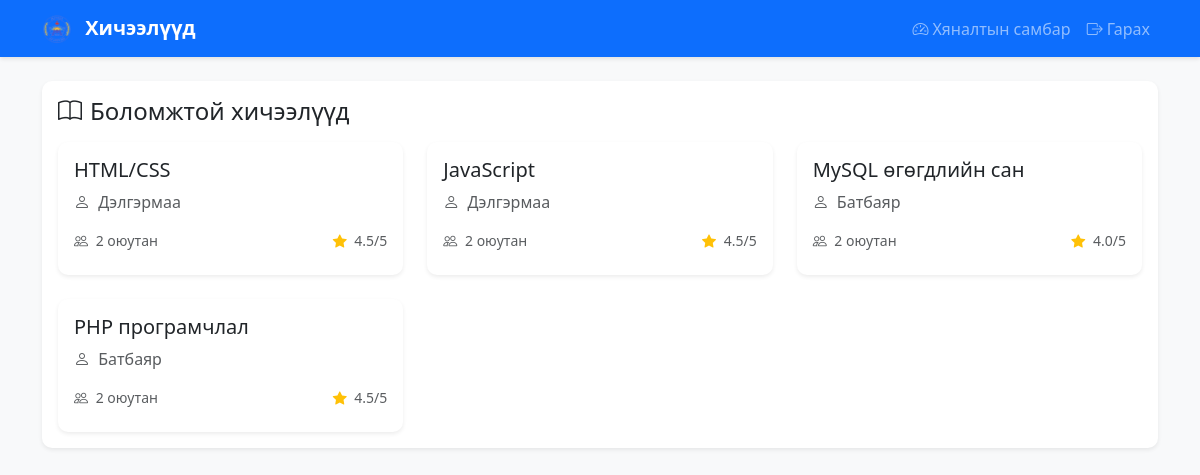
Screenshot of /courses/list.php (signed in) with the database file from the repository.
### tables this page shows
CREATE TABLE IF NOT EXISTS courses (
    id INT AUTO_INCREMENT PRIMARY KEY,
    name VARCHAR(255) NOT NULL,
    teacher_id INT NOT NULL,
    created_at TIMESTAMP DEFAULT CURRENT_TIMESTAMP,
    FOREIGN KEY (teacher_id) REFERENCES users(id) ON DELETE CASCADE
);

CREATE TABLE IF NOT EXISTS users (
    id INT PRIMARY KEY AUTO_INCREMENT,
    name VARCHAR(100) NOT NULL,
    email VARCHAR(100) UNIQUE NOT NULL,
    password VARCHAR(255) NOT NULL,
    role ENUM('admin', 'teacher', 'student') NOT NULL,
    profile_picture VARCHAR(255),
    phone_number VARCHAR(20),
    description TEXT,
    created_at TIMESTAMP DEFAULT CURRENT_TIMESTAMP
);

### courses/list.php (the view, shortened to what this page needs)
<?php
require_once '../db.php';
$query = "
    SELECT
        c.id,
        c.name,
        u.name as teacher_name,
        CASE
            WHEN ce.student_id IS NOT NULL THEN 1
            ELSE 0
        END as is_enrolled
    FROM courses c
    JOIN users u ON c.teacher_id = u.id
    LEFT JOIN course_enrollments ce ON c.id = ce.course_id AND ce.student_id = ?
    ORDER BY c.name
";
$stmt = $conn->prepare($query);
$stmt->bind_param("i", $_SESSION['user_id']);
$stmt->execute();
$courses = $stmt->get_result()->fetch_all(MYSQLI_ASSOC);
$enrollment_stats = [];
foreach ($courses as $course) {
    $stmt = $conn->prepare("
        SELECT
            COUNT(*) as total_students,
            COUNT(CASE WHEN e.score IS NOT NULL THEN 1 END) as evaluated_count,
            AVG(e.score) as avg_score
        FROM course_enrollments ce
        LEFT JOIN evaluations e ON e.course_id = ce.course_id AND e.student_id = ce.student_id
        WHERE ce.course_id = ?
    ");
    $stmt->bind_param("i", $course['id']);
    $stmt->execute();
    $stats = $stmt->get_result()->fetch_assoc();
    $enrollment_stats[$course['id']] = $stats;
}
?>
<!DOCTYPE html>
<html lang="mn">
<head>
    <link href="https://cdn.jsdelivr.net/npm/bootstrap@5.3.0/dist/css/bootstrap.min.css" rel="stylesheet">
    <link rel="stylesheet" href="https://cdn.jsdelivr.net/npm/bootstrap-icons@1.7.2/font/bootstrap-icons.css">
    <link rel="stylesheet" href="../css/style.css">
</head>
<body class="bg-light">
    <nav class="navbar navbar-expand-lg navbar-dark bg-primary">
        <div class="container">
            <a class="navbar-brand" href="../dashboard/<?php echo $_SESSION['role']; ?>.php">
                <img src="../assets/logo.png" alt="Logo" height="30" class="d-inline-block align-text-top me-2">
                Хичээлүүд
            </a>
            <div class="collapse navbar-collapse" id="navbarNav">
                <ul class="navbar-nav ms-auto">
                    <li class="nav-item">
                        <a class="nav-link" href="../dashboard/<?php echo $_SESSION['role']; ?>.php">
                            <i class="bi bi-speedometer2 me-1"></i>Хяналтын самбар
                        </a>
                    </li>
                    <li class="nav-item">
                        <a class="nav-link" href="../logout.php">
                            <i class="bi bi-box-arrow-right me-1"></i>Гарах
                        </a>
                    </li>
                </ul>
            </div>
        </div>
    </nav>
    <div class="container mt-4">
        <div class="row mb-4">
            <div class="col">
                <div class="card shadow-sm">
                    <div class="card-body">
                        <h4 class="card-title mb-3">
                            <i class="bi bi-book me-2"></i>Боломжтой хичээлүүд
                        </h4>
                        <div class="row row-cols-1 row-cols-md-2 row-cols-lg-3 g-4">
                            <?php foreach ($courses as $course): ?>
                                <div class="col">
                                    <div class="card h-100 shadow-sm">
                                        <div class="card-body">
                                            <h5 class="card-title">
                                                <?php echo htmlspecialchars($course['name']); ?>
                                            </h5>
                                            <p class="card-text text-muted">
                                                <i class="bi bi-person me-1"></i>
                                                <?php echo htmlspecialchars($course['teacher_name']); ?>
                                            </p>
                                            <div class="mt-3">
                                                <div class="d-flex justify-content-between text-muted small mb-2">
                                                    <span>
                                                        <i class="bi bi-people me-1"></i>
                                                        <?php echo $enrollment_stats[$course['id']]['total_students']; ?> оюутан
                                                    </span>
                                                    <?php if ($enrollment_stats[$course['id']]['evaluated_count'] > 0): ?>
                                                        <span>
                                                            <i class="bi bi-star-fill text-warning me-1"></i>
                                                            <?php echo number_format($enrollment_stats[$course['id']]['avg_score'], 1); ?>/5
                                                        </span>
                                                    <?php endif; ?>
                                                </div>
                                            </div>
                                        </div>
                                    </div>
                                </div>
                            <?php endforeach; ?>
                        </div>
                    </div>
                </div>
            </div>
        </div>
    </div>
</body>
</html>

### css/style.css (style rules this page uses)
body { min-height: 100vh; display: flex; flex-direction: column; }
.card { border: none; border-radius: 10px; }
.navbar { box-shadow: 0 2px 4px rgba(0,0,0,.1); }
.navbar-brand { font-weight: 600; }

### rows the page displays
courses: name "HTML/CSS", teacher.name "Дэлгэрмаа", total_students "2", avg_score "4.5"
courses: name "JavaScript", teacher.name "Дэлгэрмаа", total_students "2", avg_score "4.5"
courses: name "MySQL өгөгдлийн сан", teacher.name "Батбаяр", id "2", avg_score "4.0"
courses: name "PHP програмчлал", teacher.name "Батбаяр", total_students "2", avg_score "4.5"
